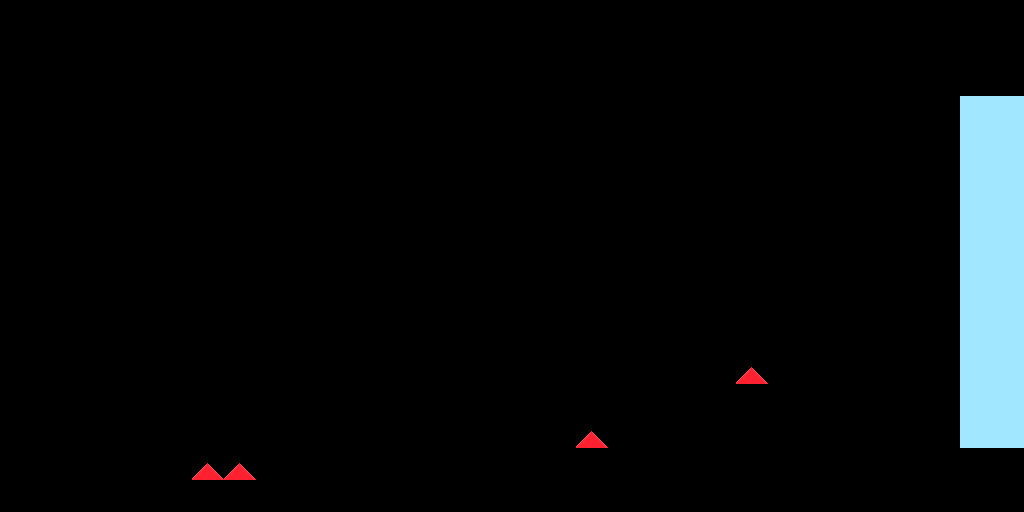

A 2D game scene composited from a Tiled map and its tileset images. What follows is a short description and the map's XML, with every tile layer's data as written:
An orthogonal 32x16 tile map with 32x32 px tiles, 1 tile layer (Kachelebene 1) and 1 object (Spawnpoint).

<map version="1.0" orientation="orthogonal" renderorder="right-down" width="32" height="16" tilewidth="32" tileheight="32" nextobjectid="16">
 <tileset firstgid="1" name="tileset" tilewidth="32" tileheight="32" tilecount="4" columns="4">
  <image source="tileset.png" width="128" height="32" />
 </tileset>
 <layer name="Kachelebene 1" width="32" height="16">
  <data encoding="csv">
2,2,2,2,2,2,2,2,2,2,2,2,2,2,2,2,2,2,2,2,2,2,2,2,2,2,2,2,2,2,2,2,
2,1,1,1,1,1,1,1,1,1,1,1,1,1,1,1,1,1,1,1,1,1,1,1,1,1,1,1,1,1,2,2,
2,1,1,1,1,1,1,1,1,1,1,1,1,1,1,1,1,1,1,1,1,1,1,1,1,1,1,1,1,1,2,2,
2,1,1,1,1,1,1,1,1,1,1,1,1,1,1,1,1,1,1,1,1,1,1,1,1,1,1,1,1,1,4,4,
2,1,1,1,1,1,1,1,1,1,1,1,1,1,1,1,1,1,1,1,1,1,1,1,1,1,1,1,1,1,4,4,
2,1,1,1,1,1,1,1,1,1,1,1,1,1,1,1,1,1,1,1,1,1,1,1,1,1,1,1,1,1,4,4,
2,1,1,1,1,1,1,1,1,1,1,1,1,1,1,1,1,1,1,1,1,1,1,1,1,1,1,1,1,1,4,4,
2,1,1,1,1,1,1,1,1,1,1,1,1,1,1,1,1,1,1,1,1,1,1,1,2,1,1,1,1,1,4,4,
2,1,1,1,1,1,1,1,1,1,1,1,1,1,1,1,1,1,1,1,1,1,1,1,1,1,1,1,1,1,4,4,
2,1,1,1,1,1,1,1,1,1,1,1,1,1,1,1,1,1,1,1,1,1,1,1,1,1,1,1,1,1,4,4,
2,1,1,1,1,1,1,1,1,1,1,1,1,1,1,1,1,1,1,1,1,2,2,1,1,1,1,1,1,1,4,4,
2,1,1,1,1,1,1,1,1,1,1,1,1,1,1,1,1,1,1,1,1,1,1,3,1,1,1,1,1,1,4,4,
2,1,1,1,1,1,1,1,1,1,1,1,1,1,1,1,1,1,1,2,1,1,1,2,1,1,1,1,1,1,4,4,
2,1,1,1,1,1,1,1,1,1,1,1,1,1,1,1,1,1,3,1,1,1,1,1,1,1,1,1,1,1,4,4,
2,1,1,1,1,1,3,3,1,1,1,1,1,1,1,2,2,2,2,2,2,2,2,2,2,2,2,2,2,2,2,2,
2,2,2,2,2,2,2,2,2,2,2,2,2,2,2,2,2,2,2,2,2,2,2,2,2,2,2,2,2,2,2,2
</data>
 </layer>
 <objectgroup name="Objektebene 1">
  <object id="13" name="Spawnpoint" x="64" y="416" />
 </objectgroup>
</map>
